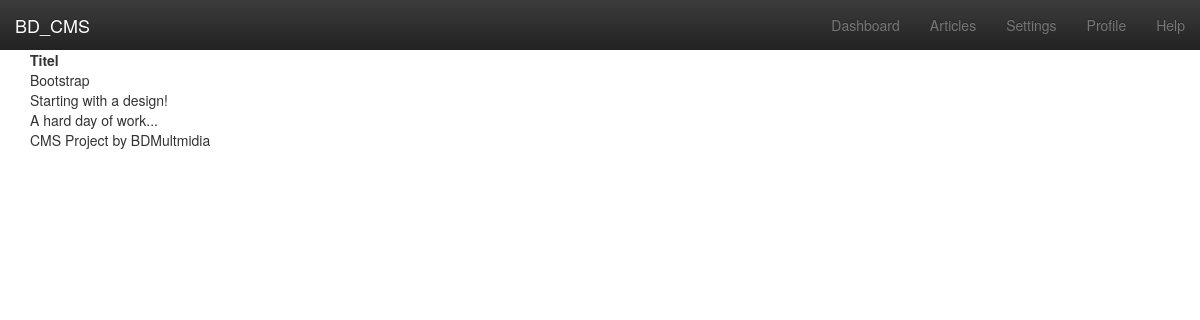
Screenshot of /backend/articles.php with the database file from the repository.
### tables this page shows
CREATE TABLE IF NOT EXISTS `cms_project_content` (
  `function` varchar(50) NOT NULL,
  `content` text NOT NULL
);

CREATE TABLE IF NOT EXISTS `cms_project_articles` (
  `id` int(11) NOT NULL,
  `Title` varchar(50) NOT NULL,
  `Date` date NOT NULL,
  `Text` text NOT NULL,
  `author` varchar(25) NOT NULL,
  `show` tinyint(4) DEFAULT NULL,
  UNIQUE KEY `id` (`id`)
);

### functions.php (called while the page is built, shortened)
<?php
	function getContentArray(){
		$contentArray = array();
		$connection = connectDB();
		$stmt = $connection->prepare('SELECT `id`,`Title`,`Date`,`Text`, `author` FROM `cms_project_articles` ORDER BY id DESC');
		$stmt->execute();
		$result = $stmt-> get_result();
		while($row = $result->fetch_array(MYSQL_ASSOC))
		{
			$contentArray[] = $row;
		}
		return $contentArray;
	}
	function getContent($what){
		$connection = connectDB();
		$stmt = $connection->prepare('SELECT content FROM `cms_project_content` WHERE `function` = ?');
		$stmt->bind_param('s', $what);
    	$stmt->execute();
    	$result = $stmt-> get_result();
    	while($row =$result->fetch_array(MYSQL_ASSOC))
	    {
	        return $row['content'];
	    }
	}
	function connectDB(){
		$connection = new mysqli('localhost','root','usbw','test',3307);
		return $connection;
	}
?>

### backend/articles.php (the view, shortened to what this page needs)
<?php
include_once('../functions.php');
$webtitle = getContent('webtitle');
?>
<!DOCTYPE html>
<html lang="en">
  <head>
    <link href="css/bootstrap-theme.min.css" rel="stylesheet" />
    <link href="css/bootstrap.min.css" rel="stylesheet" />
    <link href="css/dashboard.css" rel="stylesheet" type="text/css">
    <link href="css/backend.less" rel="stylesheet/less" type="text/css">
    <link rel="stylesheet" href="http://maxcdn.bootstrapcdn.com/font-awesome/4.3.0/css/font-awesome.min.css">
  </head>
  <body>
    <nav class="navbar navbar-inverse navbar-fixed-top">
      <div class="container-fluid">
        <div class="navbar-header">
          <a class="navbar-brand" href="../index.php"><?php print $webtitle; ?></a>
        </div>
        <div id="navbar" class="navbar-collapse collapse">
          <ul class="nav navbar-nav navbar-right">
            <li><a href="index.php">Dashboard</a></li>
            <li><a href="articles.php">Articles</a></li>
            <li><a href="#">Settings</a></li>
            <li><a href="#">Profile</a></li>
            <li><a href="#">Help</a></li>
          </ul>
        </div>
      </div>
    </nav>
    <div class="container-fluid">
      <section class="col-xs-12" id="articles">
        <table>
          <thead>
            <tr>
              <th colspan="2">Titel</th>
            </tr>
          </thead>
          <?php
          $articles = getContentArray();
          foreach($articles as $article)
          {
            ?>
          <tr>
            <td><?php print $article['Title']; ?></td>
          </tr>
          <?php
          }
          ?>
        </table>
      </section>
    </div>
  </body>
</html>

### backend/css/dashboard.css (style rules this page uses)
body { padding-top: 50px; }
.navbar-fixed-top { border: 0; }

### rows the page displays
cms_project_content: content "BD_CMS"
cms_project_articles: Title "Bootstrap"
cms_project_articles: Title "Starting with a design!"
cms_project_articles: Title "A hard day of work..."
cms_project_articles: Title "CMS Project by BDMultmidia"
